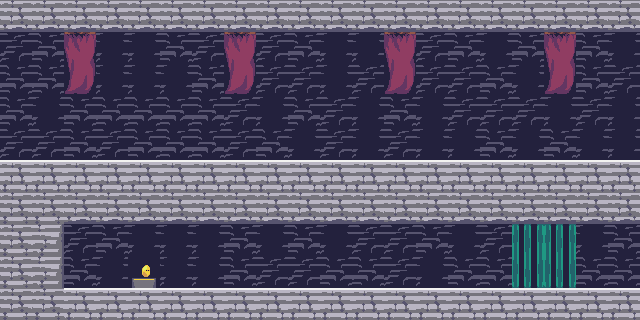

Below is a game level as drawn by its tile map, then a one-line description and the .tmx file that defines it, in full:
An orthogonal 20x10 tile map with 32x32 px tiles, 1 tile layer (Tile Layer 1).

<map version="1.0" tiledversion="2017.11.22" orientation="orthogonal" renderorder="right-down" width="20" height="10" tilewidth="32" tileheight="32" infinite="0" nextobjectid="1">
 <tileset firstgid="1" source="tiletest.tsx" />
 <layer name="Tile Layer 1" width="20" height="10">
  <data encoding="csv">
96,96,96,96,96,96,96,96,96,96,96,96,96,96,96,96,96,96,96,96,
133,173,53,134,134,173,133,53,133,173,134,134,53,133,173,134,173,53,173,134,
173,173,93,134,134,134,173,93,133,133,134,133,93,133,133,173,134,93,173,133,
173,134,173,173,173,173,173,133,134,173,133,134,173,134,133,133,133,134,133,134,
133,133,173,133,173,173,173,133,173,134,133,134,133,134,134,173,134,173,134,134,
55,55,55,55,55,55,55,55,55,55,55,55,55,55,55,55,55,55,55,55,
13,13,96,96,96,96,96,96,96,96,96,96,96,96,96,96,96,96,96,96,
13,14,133,173,134,134,134,173,134,173,134,133,133,173,134,133,296,296,134,173,
13,14,173,134,382,134,134,173,133,133,173,173,133,134,173,173,336,336,173,173,
13,13,55,55,55,55,55,55,55,55,55,55,55,55,55,55,55,55,55,55
</data>
 </layer>
</map>
